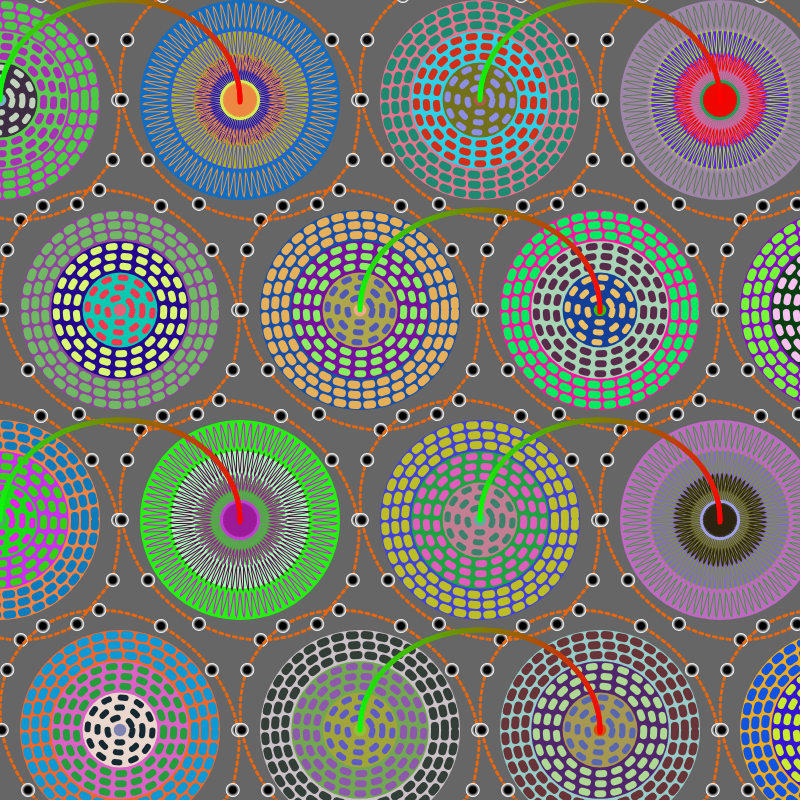
Frame 1 (no input)
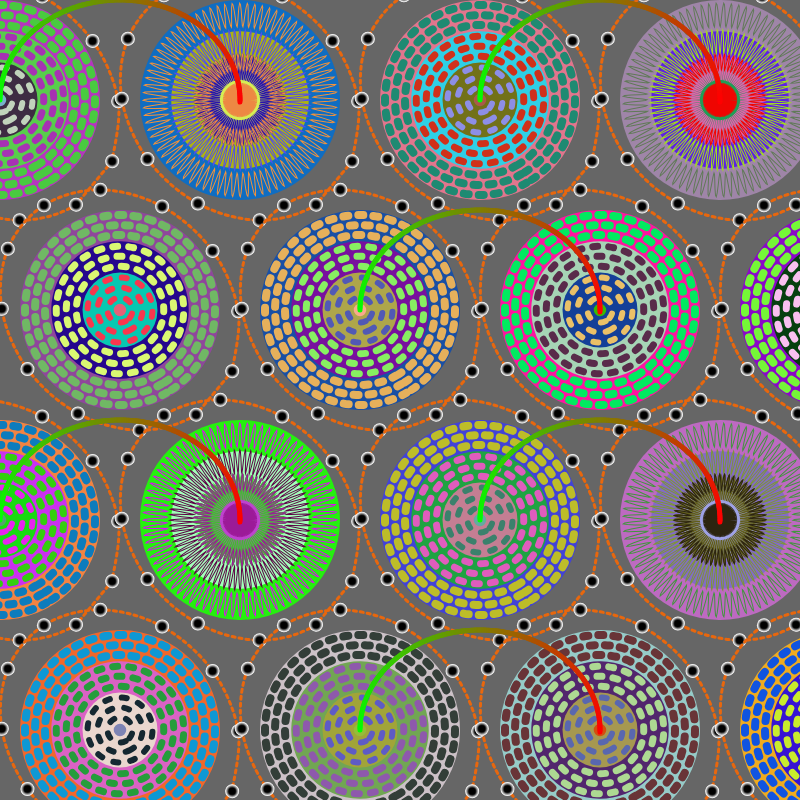
Frame 60 (no input)
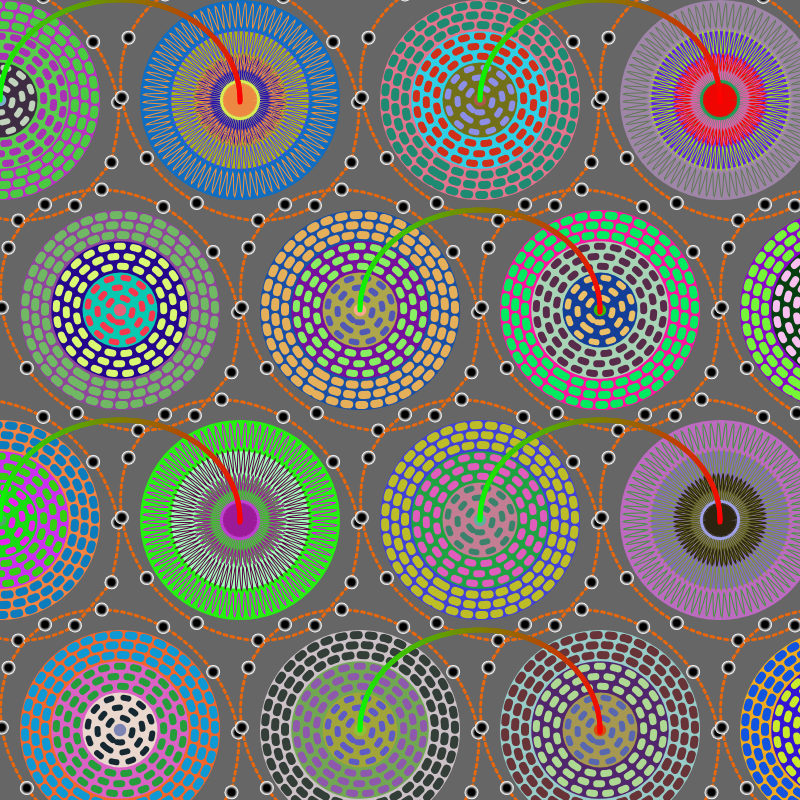
Frame 120 (the mouse pressed at the canvas centre since frame 60)

The p5.js sketch that drew these frames (run headless with seeded random() and noise() and a simulated clock; from frame 60 on, the mouse is pressed at the canvas centre):

// p5.js sketch
// ── sketch.js
let sideLength = 200; // 大圆的直径
let gap = 10; // 大圆之间的间隔
let rows = 5; // 行数
let cols = 5; // 列数
let rotationSpeed = 0.01; // 自旋速度
let smallEllipseDiameter = 14; // 小椭圆的直径
let smallEllipseCount = 12; // 每个大圆的小椭圆数量
let smallEllipseDistance = 20; // 小椭圆距离大圆的距离
let concentricCircles = 4; // 同心圆的数量
let concentricCircleColors = []; // 同心圆的颜色
let dottedCircles = 3; // 每层同心圆虚线环的数量


function genRundomColors() {
    for (let i = 0; i < rows; i++) {
        concentricCircleColors.push([]);
        for (let j = 0; j < cols; j++) {
            concentricCircleColors[i].push([]);
            for (let k = 0; k < concentricCircles; k++) {
                concentricCircleColors[i][j].push(color(random(255), random(255), random(255)));
            }
        }
    }
}
//获取对比色
function getContrastColor(hexColor) {
    let c = color(hexColor); 
    let r = red(c); 
    let g = green(c); 
    let b = blue(c); 
    let contrastR = 255 - r;
    let contrastG = 255 - g;
    let contrastB = 255 - b;
    return color(contrastR, contrastG, contrastB);
}
//绘制波浪形状的圆
function drawWaveCircle(i, j, k, radius) {
    push();
    rotate(frameCount / (50.0 / (j + 50))); //旋转速度
    // 绘制波浪形状的圆
    beginShape();
    noFill();
    stroke(getContrastColor(concentricCircleColors[i][j][k])); // 设置描边颜色
    strokeWeight(1); 
    for (let angle = 0; angle < 360; angle += 0.5) {
        let r = radius * 0.85 + 12 * sin(80 * angle); 
        let x = r * cos(angle);
        let y = r * sin(angle);
        vertex(x, y);
    }
    endShape(CLOSE);
    beginShape();
    strokeWeight(1); 
    for (let angle = 0; angle < 360; angle += 0.5) {
        let r = 38 + 8 * sin(60 * angle);
        let x = r * cos(angle);
        let y = r * sin(angle);
        vertex(x, y);
    }
    endShape(CLOSE);
    pop();
}
//绘制虚线环
function drawDottedCircle(i, j, k, radius) {
    for (let n = 0; n < dottedCircles && k < concentricCircles - 1; n++) {
        push();
        rotate(frameCount / (50.0 / (k + 50))); // 旋转速度
        stroke(getContrastColor(concentricCircleColors[i][j][k])); 
        strokeWeight(8 - k); // 设置描边宽度
        noFill(); 
        // 设置虚线样式，根据圆的索引改变虚线的间隔
        drawingContext.setLineDash([5, 10 + k]);
        ellipse(0, 0, radius * 2 - 10 - 20 * n); // 绘制同心圆，根据圆的索引改变半径
        pop();
        drawingContext.setLineDash([]); // 重置虚线样式
    }
}
//绘制小椭圆和连线
function drawSmallEllipses() {
    let smallEllipses = [];
    for (let k = 0; k < smallEllipseCount; k++) {
        let angle = map(k, 0, smallEllipseCount, 0, 360);
        let x = (sideLength / 2 + smallEllipseDistance) * cos(angle + smallEllipseDistance);
        let y = (sideLength / 2 + smallEllipseDistance) * sin(angle + smallEllipseDistance * 1.5);
        smallEllipses.push({ x, y });
    }
    // 绘制小椭圆之间曲线
    stroke('#E8670D');
    strokeWeight(3);
    noFill();
    beginShape();
    drawingContext.setLineDash([3, 4]);
    for (let l = 0; l < smallEllipseCount; l++) {
        curveVertex(smallEllipses[l].x, smallEllipses[l].y);
    }
    endShape(CLOSE);
    // 绘制小椭圆
    for (let l = 0; l < smallEllipseCount; l++) {
        let ellipseRadius = smallEllipseDiameter / 2; // 小椭圆的半径
        // 绘制渐变小椭圆
        for (let i = 0; i <= ellipseRadius; i++) {
            let t = map(i, 0, ellipseRadius, 0, 1); // 将半径映射到0和1之间
            let gradientColor = lerpColor(color(255), color(0), t); // 获取插值颜色
            fill(gradientColor); // 设置填充颜色为插值颜色
            noStroke(); 
            ellipse(smallEllipses[l].x, smallEllipses[l].y, smallEllipseDiameter - i, smallEllipseDiameter - i);
        }
    }
}
//绘制连接两个大圆圆心的渐变半弧线
function drawGradientArc2() {
    for (let i = 0; i < rows; i++) {
        for (let j = 0; j < cols; j++) {
            push();
            translate((j + 0.5 * (i % 2)) * (sideLength + gap * 4), i * (sideLength + gap) + sideLength / 2); // 将原点移动到每个大圆的中心
            if (!(i % 2 === 0 && j % 2 !== 0) && !(i % 2 !== 0 && j % 2 === 0)) {
                let arcStartAngle = 180; 
                let arcEndAngle = 360; 
                for (let i = arcStartAngle; i <= arcEndAngle; i++) {
                    let t = map(i, arcStartAngle, arcEndAngle, 0, 1); // 将角度映射到0和1之间
                    let gradientColor = lerpColor(color(0, 255, 0), color(255, 0, 0), t); // 获取插值颜色
                    stroke(gradientColor); // 设置描边颜色为插值颜色
                    strokeWeight(5); 
                    noFill();
                    arc(sideLength - gap * 8, 0, sideLength + gap * 4, sideLength * 1, i, i + 1); // 绘制一个小段的弧线
                }
            }
            pop();
        }
    }
}
//绘制大圆
function drawConcentricCircles() {
    for (let i = 0; i < rows; i++) {
        for (let j = 0; j < cols; j++) {
            push();
            translate((j + 0.5 * (i % 2)) * (sideLength + gap * 4), i * (sideLength + gap) + sideLength / 2); // 将原点移动到每个大圆的中心
            rotate(frameCount * rotationSpeed); // 使每个大圆自旋
            // 绘制同心圆
            for (let k = 0; k < concentricCircles; k++) {
                let radius = sideLength / 2 - k * (sideLength / (1.6 * concentricCircles));
                fill(concentricCircleColors[i][j][k]); // 设置填充颜色为随机色
                noStroke();
                ellipse(0, 0, radius * 2, radius * 2); // 绘制同心圆
                if (i % 2 === 0 && j % 2 !== 0) {
                    drawWaveCircle(i, j, k, radius);
                } else {
                    drawDottedCircle(i, j, k, radius);
                }
            }
            drawSmallEllipses();
            pop();
        }
    }
    drawGradientArc2();
}

function setup() {
    createCanvas(800, 800);
    angleMode(DEGREES); // 将角度模式更改为度数
    genRundomColors(); // 生成随机色值
}

function draw() {
    background(102);
    drawConcentricCircles();
}
